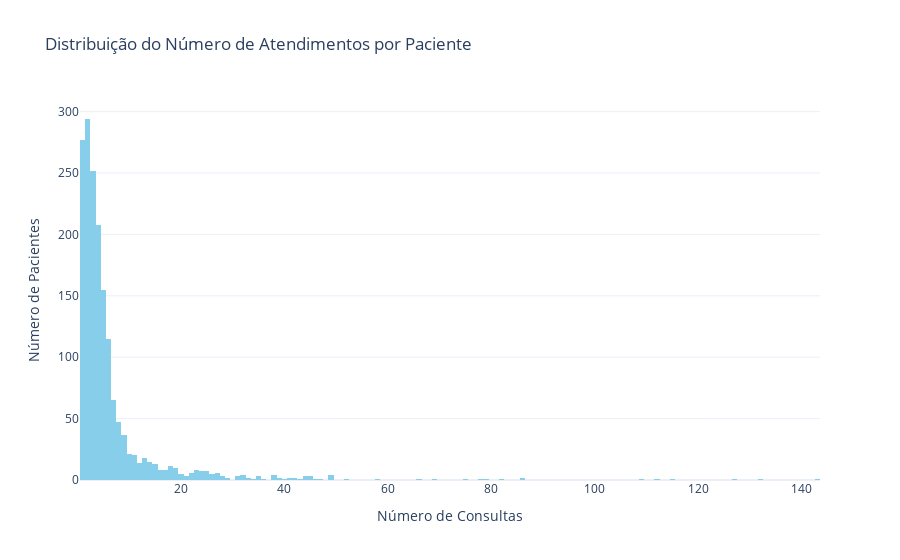

Here is the notebook cell this chart was saved with:
### Code cell
# Contagem do número de consultas por paciente
appointments_per_patient = df_mv['PACIENTE'].value_counts()

# Criando o histograma com Plotly
fig = go.Figure(go.Histogram(
    x=appointments_per_patient, 
    nbinsx=int(appointments_per_patient.max()),  # Número de bins
    marker_color='skyblue'
))

# Atualizando o layout
fig.update_layout(
    title='Distribuição do Número de Atendimentos por Paciente',
    xaxis_title='Número de Consultas',
    yaxis_title='Número de Pacientes',
    template='plotly_white'
)

# Exibir o gráfico
fig.show()

### Figure 1 — Plotly figure (JSON) as saved in the notebook; plotly's stock layout.template omitted (floating-point values rounded to 4 significant figures; data arrays with more than 128 entries replaced by an {"elided": "..."} marker saying what was removed)
{"data": [{"marker": {"color": "skyblue"}, "nbinsx": 143, "type": "histogram", "x": {"elided": "1694 int values"}}], "layout": {"title": {"text": "Distribuição do Número de Atendimentos por Paciente"}, "xaxis": {"title": {"text": "Número de Consultas"}}, "yaxis": {"title": {"text": "Número de Pacientes"}}}}
